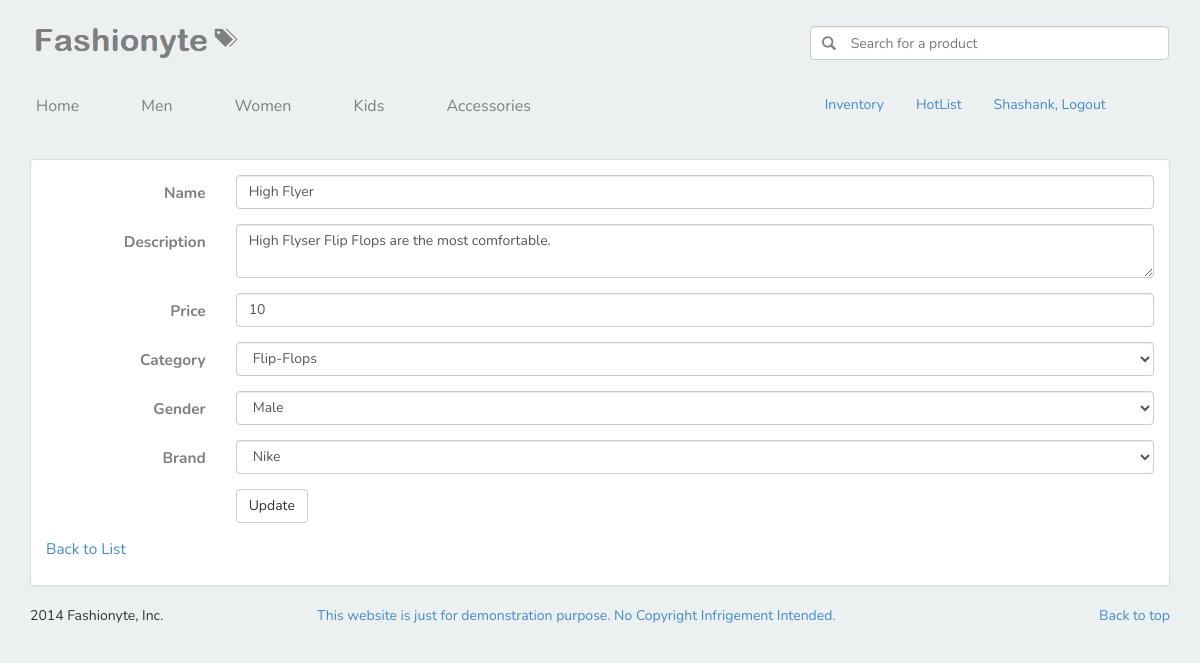
The app's page /admin-inventory-edit.php?id=1 (signed in) with its own data.
### tables this page shows
CREATE TABLE IF NOT EXISTS `Items` (
  `id` INT NOT NULL AUTO_INCREMENT,
  `name` VARCHAR(45) NULL,
  `description` TEXT(1000) NULL,
  `price` FLOAT NULL,
  `added_at` DATETIME NOT NULL,
  `Categories_id` INT NOT NULL,
  `gender` VARCHAR(45) NULL,
  `Brands_id` INT NOT NULL,
  PRIMARY KEY (`id`, `Categories_id`, `Brands_id`),
  INDEX `fk_Items_Categories1_idx` (`Categories_id` ASC),
  INDEX `fk_Items_Brands1_idx` (`Brands_id` ASC),
  CONSTRAINT `fk_Items_Categories1`
    FOREIGN KEY (`Categories_id`)
    REFERENCES `Categories` (`id`)
    ON DELETE NO ACTION
    ON UPDATE NO ACTION,
  CONSTRAINT `fk_Items_Brands1`
    FOREIGN KEY (`Brands_id`)
    REFERENCES `Brands` (`id`)
    ON DELETE NO ACTION
    ON UPDATE NO ACTION);

CREATE TABLE IF NOT EXISTS `Categories` (
  `id` INT NOT NULL AUTO_INCREMENT,
  `name` VARCHAR(45) NULL,
  PRIMARY KEY (`id`));

CREATE TABLE IF NOT EXISTS `Brands` (
  `id` INT NOT NULL AUTO_INCREMENT,
  `name` VARCHAR(45) NULL,
  PRIMARY KEY (`id`));

### admin-inventory-edit.php (the view, shortened to what this page needs)
<?php
$item_id = $_GET["id"];
$query = "
SELECT A.id, A.name as Name,A.description , A.price as Price, A.categories_id, A.brands_id
FROM shopping.Items as A
WHERE A.id = ".$item_id.";
";
$result = mysql_query($query) or die('Submit Failed.  Return to <a href="main.php">Main</a>.  ');
$item = mysql_fetch_row($result);
$query = "
SELECT id,name FROM shopping.Categories;
";
$result = mysql_query($query) or die('Submit Failed.  Return to <a href="main.php">Main</a>.  ');
$categories_options = "";
while( $row = mysql_fetch_array($result, MYSQL_NUM)) {
	$selected = "";
	if($row[0] == $item[4]){
		$selected = "selected";
	}
	$categories_options = $categories_options . "<option value='". $row[0] . "' $selected>". $row[1] . "</option>" ;
}
$query = "
SELECT id,name FROM shopping.Brands;
";
$result = mysql_query($query) or die('Submit Failed.  Return to <a href="main.php">Main</a>.  ');
$brands_options = "";
while( $row = mysql_fetch_array($result, MYSQL_NUM)) {
	$selected = "";
	if($row[0] == $item[5]){
		$selected = "selected";
	}
	$brands_options = $brands_options . "<option value='". $row[0] . "' $selected>". $row[1] . "</option>" ;
}
?>
<!DOCTYPE html>
<html lang="en">
	<head>
	</head>
	<body>
		<?php include "layout-header.php" ?>
		<div class="container">
			<div class="starter-template">
				<div class="panel panel-default">
					<div class="panel-body">
						<form action="admin-inventory-update.php" class="form-horizontal" method="post" role="form">
							<div class="form-group">
								<label class="col-sm-2 control-label" for="edit_item_name">Name</label>
								<div class="col-sm-10">
									<input class="form-control" id="edit_item_name" name="item[name]" placeholder="name" type="text" value="<?php echo $item[1]; ?>">
								</div>
							</div>
							<div class="form-group">
								<label class="col-sm-2 control-label" for="edit_item_description">Description</label>
								<div class="col-sm-10">
									<textarea class="form-control" id="edit_item_description" name="item[description]"><?php echo $item[2]; ?></textarea>
								</div>
							</div>
							<div class="form-group">
								<label class="col-sm-2 control-label" for="edit_item_price">Price</label>
								<div class="col-sm-10">
									<input class="form-control" id="edit_item_price" name="item[price]" type="number" value="<?php echo $item[3]; ?>">
								</div>
							</div>
							<div class="form-group">
								<label class="col-sm-2 control-label" for="edit_item_category_id">Category</label>
								<div class="col-sm-10">
									<select class="form-control" id="edit_item_category_id" name="item[categories_id]">
										<?php echo $categories_options; ?>
									</select>
								</div>
							</div>
							<div class="form-group">
								<label class="col-sm-2 control-label" for="edit_item_gender">Gender</label>
								<div class="col-sm-10">
									<select class="form-control" id="edit_item_gender" name="item[gender]">
										<option value="male">Male</option>
									</select>
								</div>
							</div>
							<div class="form-group">
								<label class="col-sm-2 control-label" for="edit_item_brand_id">Brand</label>
								<div class="col-sm-10">
									<select class="form-control" id="edit_item_brand_id" name="item[brands_id]">
										<?php echo $brands_options; ?>
									</select>
								</div>
							</div>
							<div class="form-group">
								<div class="col-sm-offset-2 col-sm-10">
									<button class="btn btn-default" type="submit">Update</button>
								</div>
							</div>
						</form>
						<p>
							<a href="admin-inventory-list.php">Back to List</a>
						</p>
					</div>
				</div>
			</div>
		</div>
	</body>
</html>

### css/custom.css (style rules this page uses)
body { font-family: 'Nunito', sans-serif; background-color: #ECF0F1; }
.panel-body { color:#7F7F7F; font-size: 1.1em; }

### records on screen
items: name "High Flyer", description "High Flyser Flip Flops are the most comfortable.", price "10"
categories: name "Flip-Flops"
brands: name "Nike"

### other values on screen
$_SESSION['user_fname'] "Shashank"
